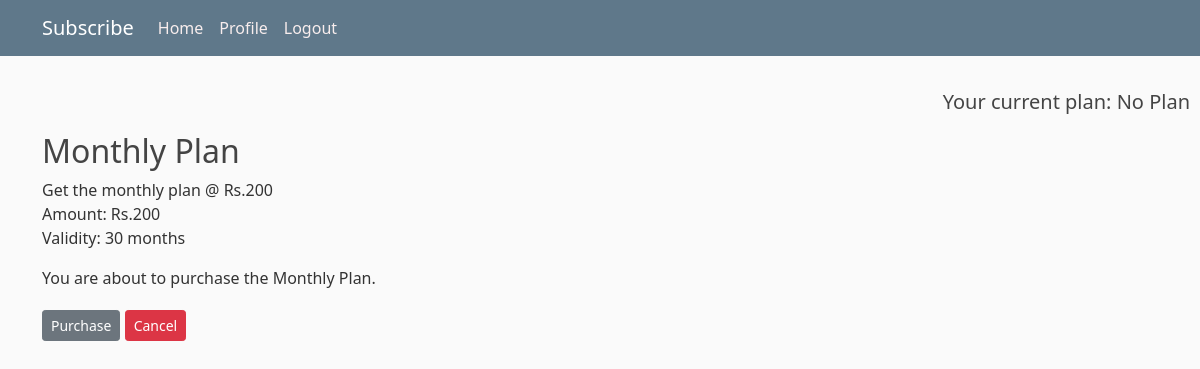
Screenshot of /plan/2 (signed in) with the database file from the repository.
### users/models.py (models this page shows, shortened)
class Profile(models.Model):
    user = models.OneToOneField(User, on_delete=models.CASCADE)
    image = models.ImageField(default='default.jpg', upload_to='profile_pics')
    subs_date = models.DateTimeField(null=True)
    plan_name = models.ForeignKey(Plan, default=1, on_delete=models.CASCADE)
    active_subs = models.BooleanField(default=False)

class Plan(models.Model):
    plan_name = models.CharField(max_length=100)
    amount = models.PositiveIntegerField()
    description = models.TextField()
    validity = models.IntegerField(default=0)
    def __str__(self):
        return self.plan_name

### users/views.py (the view)
# urls.py: path('plan/<int:pk>', user_view.plan_update, name='plan-detail'),
@login_required
def plan_update(request, pk=1):
    if request.method == 'POST':
        plan_id = int(request.POST.get('plan_id'))
        plan = get_object_or_404(Plan, pk=pk)
        Profile.objects.filter(user=request.user).update(plan_name=plan,
                                                               subs_date=datetime.datetime.now(),
                                                         active_subs=True)
        messages.success(request, f'You have been subscribed!')
        return redirect('user-home')
    else:
        plan = get_object_or_404(Plan, pk=pk)
        context = {
            'plan': plan
            }
        return render(request, 'users/plan_detail.html', context)

### users/templates/users/plan_detail.html (shortened to what this page needs)
{% extends "users/base.html" %}
{% block content %}
        <h2 class="article-title">{{ plan.plan_name }}</h2>
        <p class="article-content">{{ plan.description }}<br>Amount: Rs.{{ plan.amount }}<br>Validity: {{plan.validity}} months</p>
        <p>You are about to purchase the {{ plan.plan_name }}.</p>
      </div>
  <div>
      <form method="POST">
          <input class="btn btn-secondary btn-sm mt-1 mb-1" type="submit" value="Purchase">
          <a class="btn btn-danger btn-sm mt-1 mb-1" href="{% url 'user-home' %}">Cancel</a>
      </form>
  </div>
{% endblock %}

### users/templates/users/base.html (shortened to what this page needs)
{% load static %}
<!DOCTYPE html>
<html lang="en">
<head>
    <link href="https://cdn.jsdelivr.net/npm/bootstrap@5.0.1/dist/css/bootstrap.min.css" rel="stylesheet">
    <link rel="stylesheet" type="text/css" href="{% static 'users/main.css' %}">
</head>
<body>
<header class="site-header">
  <nav class="navbar navbar-expand-md navbar-dark bg-steel fixed-top">
    <div class="container">
      <a class="navbar-brand mr-4" href="/ ">Subscribe</a>
      <div class="collapse navbar-collapse" id="navbarToggle">
        <div class="navbar-nav mr-auto">
          <a class="nav-item nav-link" href="{% url 'user-home' %}">Home</a>
        </div>
           <div class="navbar-nav">
            {% if user.is_authenticated %}
             <a class="nav-item nav-link" href="{% url 'profile' %}">Profile</a>
             <a class="nav-item nav-link" href="{% url 'logout' %}">Logout</a>
            {% else %}
              <a class="nav-item nav-link" href="{% url 'login' %}">Login</a>
              <a class="nav-item nav-link" href="{% url 'register' %}">Register</a>
            {% endif %}
        </div>
      </div>
    </div>
  </nav>
</header>
{% if user.is_authenticated %}
<h5 style="text-align: right; padding:10px;">Your current plan: {{ user.profile.plan_name }}</h5>
{% endif %}
<main role="main" class="container">
  <div class="row">
      {% block content %}{% endblock %}
</main>
</body>
</html>

### users/static/users/main.css (style rules this page uses)
body { background: #fafafa; color: #333333; margin-top: 5rem; }
h1, h2, h3, h4, h5, h6 { color: #444444; }
.bg-steel { background-color: #5f788a; }
.site-header .navbar-nav .nav-link { color: #f8eded; }
.article-title { color: #444444; }
.article-content { white-space: pre-line; }
a:link { text-decoration: none; }

### rows the page displays
Plan: plan_name "Monthly Plan", description "Get the monthly plan @ Rs.200", amount "200", validity "30"

### other values shown
{{ user.profile.plan_name }} "No Plan"
